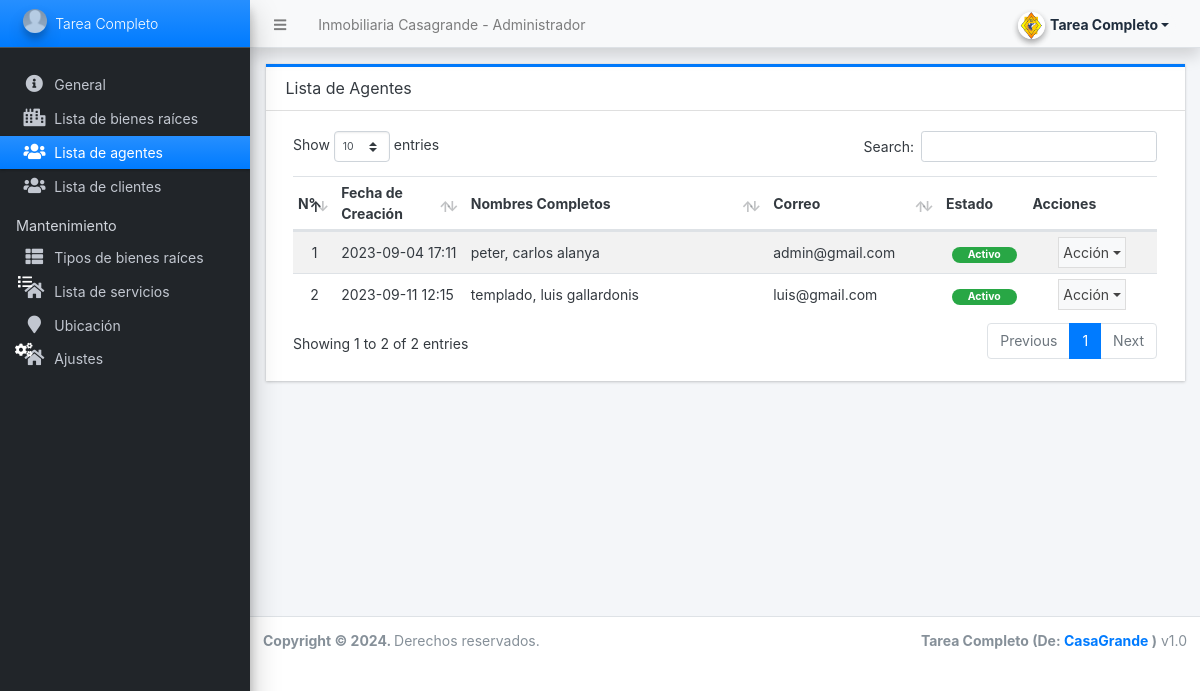
/admin/?page=agents (signed in), run on the app's committed database.
### tables this page shows
CREATE TABLE `agent_list` (
  `id` int(30) NOT NULL,
  `firstname` text NOT NULL,
  `middlename` text DEFAULT NULL,
  `lastname` text NOT NULL,
  `gender` text NOT NULL,
  `contact` text NOT NULL,
  `address` text NOT NULL,
  `email` text NOT NULL,
  `password` text NOT NULL,
  `avatar` text DEFAULT NULL,
  `status` tinyint(1) NOT NULL DEFAULT 1,
  `delete_flag` tinyint(1) NOT NULL DEFAULT 0,
  `date_created` datetime NOT NULL DEFAULT current_timestamp(),
  `date_updated` datetime DEFAULT NULL
);

### admin/agents/index.php (the view, shortened to what this page needs)
<div class="card card-outline rounded-0 card-primary">
	<div class="card-header">
		<h3 class="card-title">Lista de Agentes</h3>
	</div>
	<div class="card-body">
        <div class="container-fluid">
			<table class="table table-hover table-striped" id="list">
				<colgroup>
					<col width="5%">
					<col width="15%">
					<col width="35%">
					<col width="20%">
					<col width="10%">
					<col width="15%">
				</colgroup>
				<thead>
					<tr>
						<th>N°</th>
						<th>Fecha de Creación</th>
						<th>Nombres Completos</th>
						<th>Correo</th>
						<th>Estado</th>
						<th>Acciones</th>
					</tr>
				</thead>
				<tbody>
					<?php
					$i = 1;
						$qry = $conn->query("SELECT *,concat(lastname,', ',firstname,' ', COALESCE(middlename,'')) as fullname from `agent_list` where delete_flag = 0 order by concat(lastname,', ',firstname,' ', COALESCE(middlename,'')) asc ");
						while($row = $qry->fetch_assoc()):
					?>
						<tr>
							<td class="text-center"><?php echo $i++; ?></td>
							<td><?php echo date("Y-m-d H:i",strtotime($row['date_created'])) ?></td>
							<td><?php echo $row['fullname'] ?></td>
							<td><?php echo $row['email'] ?></td>
							<td class="text-center">
                                <?php if($row['status'] == 1): ?>
                                    <span class="badge badge-success px-3 rounded-pill">Activo</span>
                                <?php else: ?>
                                    <span class="badge badge-danger px-3 rounded-pill">Inactivo</span>
                                <?php endif; ?>
                            </td>
							<td align="center">
								 <button type="button" class="btn btn-flat p-1 btn-default btn-sm dropdown-toggle dropdown-icon" data-toggle="dropdown">
				                  		Acción
				                  </button>
							</td>
						</tr>
					<?php endwhile; ?>
				</tbody>
			</table>
		</div>
	</div>
</div>

### data on the page
agent_list: date_created "2023-09-04 17:11", fullname "peter, carlos alanya", email "admin@gmail.com", status "Activo"
agent_list: date_created "2023-09-11 12:15", fullname "templado, luis gallardonis", email "luis@gmail.com", status "Activo"

### other printed values
$_settings->info('name') "Inmobiliaria Casagrande"
$_settings->userdata('firstname').' '.$_settings->userdata('lastname') "Tarea Completo"
$_settings->info('short_name') "Tarea Completo"
